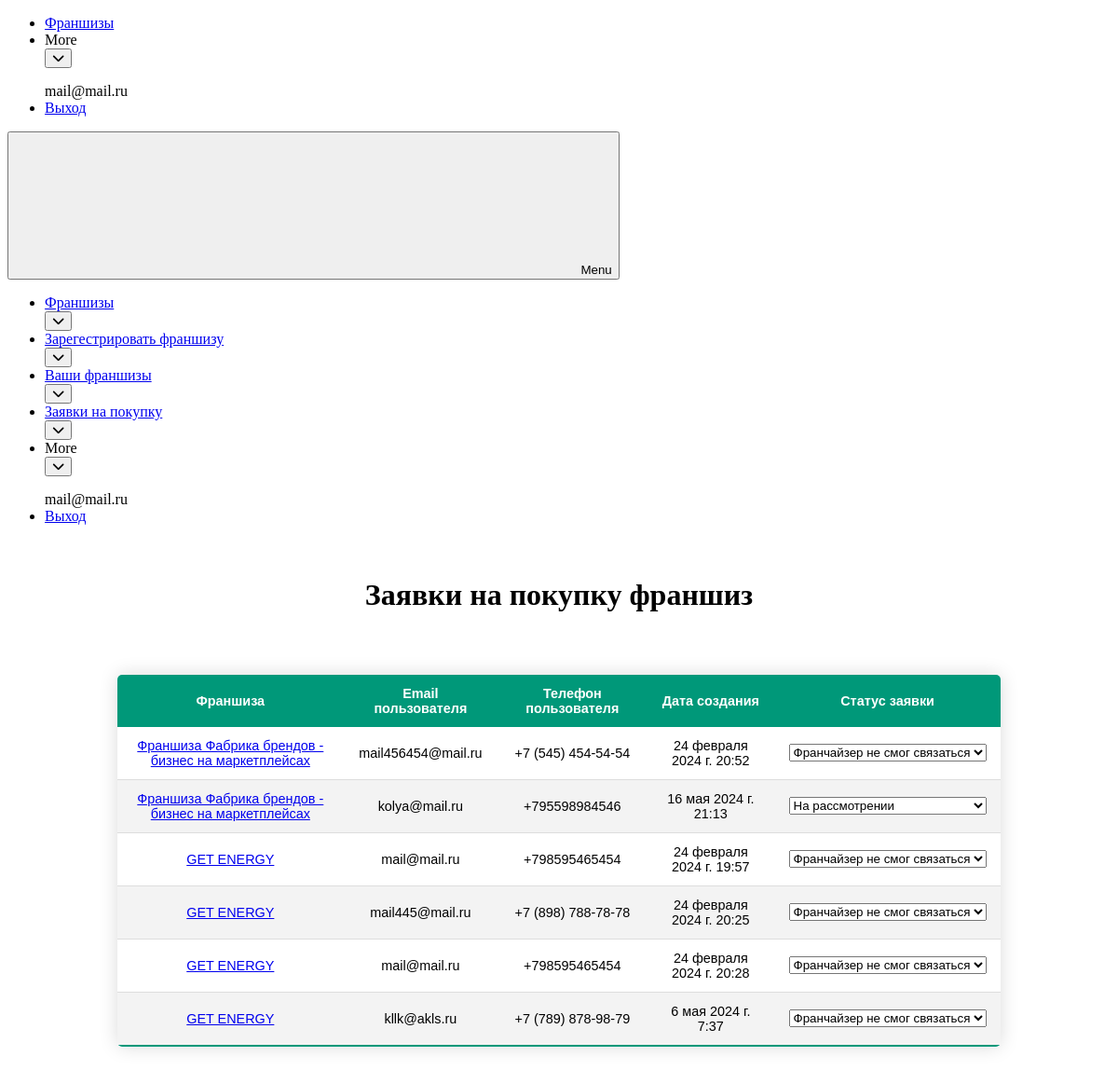
The app's page /user_buy_franchise_requests/ (signed in) with its own data.
### accounts/models.py (models this page shows, shortened)
class CustomUser(AbstractUser):
    surname = models.CharField(max_length=100, verbose_name="Фамилия")
    username = models.CharField(max_length=100, verbose_name="Имя")
    email = models.EmailField(verbose_name='Почтовый адрес', unique=True)
    phone_number = models.CharField(max_length=100, verbose_name="Номер телефона", unique=True)
    USERNAME_FIELD = 'email'
    REQUIRED_FIELDS = ['username']
    USER_TYPE_CHOICES = [
        ('owner', 'Франчайзер'),
        ('franchise', 'Франчизи'),
    ]
    user_type = models.CharField(max_length=10, choices=USER_TYPE_CHOICES, verbose_name="Тип пользователя", null=True,
                                 blank=True)

### personal_account/models.py (models this page shows, shortened)
class RequestsToBuy(models.Model):
    id = models.IntegerField(primary_key=True)
    user = models.ForeignKey(CustomUser, on_delete=models.CASCADE)
    franchise = models.ForeignKey(Franchise, on_delete=models.CASCADE)
    created_at = models.DateTimeField(auto_now_add=True)
    STATUS_TYPE_CHOICES = [
        ('under_consideration', 'На рассмотрении'),
        ('cansel', 'Отменена'),
        ('could_not_be_contacted', 'Франчайзер не смог связаться'),
        ('the_deal_is_done', 'Сделка заключена'),
    ]
    status = models.CharField(max_length=100, choices=STATUS_TYPE_CHOICES, verbose_name="Статус заявки", null=True,
                              blank=True)
    class Meta:
        db_table = 'requests_to_buy'

class Franchise(models.Model):
    franchise_id = models.AutoField(primary_key=True)
    advantages_over_competitors = models.TextField()
    business_launch_deadline = models.SmallIntegerField()
    company_description = models.TextField()
    costs_at_the_franchise_launch_stage = models.TextField()
    date_of_trademark_registration = models.TextField()
    example_of_profit_calculation = models.TextField()
    franchise_start_year = models.SmallIntegerField()
    inn_link = models.TextField()
    investments_from_and_to = models.TextField()
    juicy_description_of_the_franchise = models.TextField()
    juridical_information = models.TextField()
    link_to_the_franchise_website = models.TextField()
    most_important_choosing_factors = models.TextField()
    number_of_franchise_points = models.SmallIntegerField()
    number_of_own_points = models.SmallIntegerField()
    payback_period = models.SmallIntegerField()
    registered_trademark_number = models.IntegerField()
    required_number_of_employees = models.SmallIntegerField()
    royalties_monthly_deductions = models.TextField()
    short_description = models.TextField()
    title = models.TextField()
    training_and_support = models.TextField()
    what_is_included_in_the_lump_sum = models.TextField()
    year_of_company_opening = models.SmallIntegerField()
    category = models.ForeignKey(Category, on_delete=models.CASCADE)
    user = models.ForeignKey(CustomUser, on_delete=models.CASCADE)
    preview_photo = models.ImageField(upload_to="preview_photo/", null=True, blank=True)
    STATUS_PUBLISH = [
        ('need_a_check', 'Нужна проверка'),
        ('published', 'Опубликована'),
        ('filled_in_incorrectly', 'Заполнена неверно')
    ]
    allow_to_publish = models.CharField(max_length=100, choices=STATUS_PUBLISH, verbose_name="Статус заявки", null=True,
                              blank=True)
    sait_manager_comment = models.TextField(null=True, blank=True)
    average_check = models.IntegerField()
    royalties_monthly_coast = models.IntegerField()
    start_investments = models.IntegerField()
    lump_sum_payment = models.IntegerField()
    class Meta:
        db_table = 'franchises'

### personal_account/views.py (the view, shortened to what this page needs)
# urls.py: path('user_buy_franchise_requests/', user_buy_franchise_requests, name='user_buy_franchise_requests'),
@login_required
def user_buy_franchise_requests(request):
    list_visibility = False
    user_franchises = Franchise.objects.filter(user_id=request.user.id)
    requests_to_buy = []
    for franchise in user_franchises:
        franchise_requests = RequestsToBuy.objects.filter(franchise=franchise)
        for franchise_request in franchise_requests:
            request_info = {
                'request': franchise_request,
                'franchise': franchise_request.franchise,
                'user': franchise_request.user,
                'created_at': franchise_request.created_at,
                'status': franchise_request.status
            }
            requests_to_buy.append(request_info)
    if requests_to_buy:
        list_visibility = True
    return render(request, 'user_buy_franchise_requests.html',
                  {'requests_to_buy': requests_to_buy, 'list_visibility': list_visibility})

### personal_account/templates/user_buy_franchise_requests.html (shortened to what this page needs)
<!DOCTYPE html>
<html lang="en">
<head>
    {% load static %}
    <link data-cssvarsponyfill="true" class="Webpack-css" rel="stylesheet"
          href="https://franchisedirect-40-prod-ops.s3.amazonaws.com/resource/00000181-4e84-d821-a7fb-6eec5f430000/styleguide/All.min.64049740222a65de1afcca93fa9aeffc.gz.css">
</head>
<body>
<bsp-header class="Page-header" data-shrink-header="false"
            data-header-style="tall">
    <div class="Page-header-hamburger-menu">
        <div class="Page-header-hamburger-menu-wrapper">
            <div class="Page-header-hamburger-menu-content">
                <bsp-nav class="Navigation" data-allow-nav-overflow="true">
                    <ul class="Navigation-items">
                        <li class="Navigation-items-item">
                            <div class="NavigationItem">
                                <div class="NavigationItem-text"><a class="NavigationItem-text-link"
                                                                    href="{% url 'main_list' %}"
                                                                    data-cms-ai="0">
                                    <span class="NavigationItem-text-link-label">Франшизы</span>
                                </a>
                                </div>
                            </div>
                        </li>
                        <li class="Navigation-items-item" data-overflow-trigger>
                            <div class="NavigationItem" data-overflow-menu>
                                <div class="NavigationItem-text">
                                    <div class="NavigationItem-text-link">
                                        <span class="NavigationItem-text-link-label">More</span>
                                    </div>
                                    <div class="NavigationItem-more">
                                        <button aria-label="Open Sub Navigation">
                                            <i class="fa-solid fa-chevron-down"></i>
                                        </button>
                                    </div>
                                </div>
                            </div>
                        </li>
                    </ul>
                    <ul class="Navigation-items-auth" data-logged-in="false">
                        {% if user.is_authenticated %}
                            <div style=" padding-right: 20px; white-space: nowrap;">{{ user.username }}</div>
                            <li class="Navigation-items-item">
                                <div class="NavigationItem">
                                    <div class="NavigationItem-text"><a class="NavigationLink"
                                                                        href="{% url 'logout' %}"
                                                                        data-cms-ai="0">
                                        <span class="NavigationItem-text-link-label">Выход</span>
                                    </a></div>
                                </div>
                            </li>
                        {% endif %}
                    </ul>
                </bsp-nav>
            </div>
        </div>
    </div>
    <div class="Page-header-bar">
        <button class="Page-header-menu-trigger" aria-expanded="false">
            <svg class="burger-menu">
                <use xlink:href="#burger-menu"></use>
            </svg>
            <svg class="close-x">
                <use xlink:href="#close-x"></use>
            </svg>
            <span class="label">Menu</span>
        </button>
        <div class="Page-header-navigation">
            <bsp-nav class="Navigation" data-allow-nav-overflow="true">
                <ul class="Navigation-items">
                    <li class="Navigation-items-item">
                        <div class="NavigationItem">
                            <div class="NavigationItem-text"><a class="NavigationItem-text-link"
                                                                href="{% url 'main_list' %}"
                                                                data-cms-ai="0">
                                <span class="NavigationItem-text-link-label">Франшизы</span>
                            </a>
                                <div class="NavigationItem-more">
                                    <button aria-label="Open Sub Navigation">
                                        <i class="fa-solid fa-chevron-down"></i>
                                    </button>
                                </div>
                            </div>
                        </div>
                    </li>
                    {% if user.user_type ==  'owner' %}
                        <li class="Navigation-items-item">
                            <div class="NavigationItem">
                                <div class="NavigationItem-text"><a class="NavigationItem-text-link"
                                                                    href="{% url 'create_franchise' %}"
                                                                    data-cms-ai="0">
                                    <span class="NavigationItem-text-link-label">Зарегестрировать франшизу</span>
                                </a>
                                    <div class="NavigationItem-more">
                                        <button aria-label="Open Sub Navigation">
                                            <i class="fa-solid fa-chevron-down"></i>
                                        </button>
                                    </div>
                                </div>
                            </div>
                        </li>
                        <li class="Navigation-items-item">
                            <div class="NavigationItem">
                                <div class="NavigationItem-text"><a class="NavigationItem-text-link"
                                                                    href="{% url 'user_franchises' %}"
                                                                    data-cms-ai="0">
                                    <span class="NavigationItem-text-link-label">Ваши франшизы</span>
                                </a>
                                    <div class="NavigationItem-more">
                                        <button aria-label="Open Sub Navigation">
                                            <i class="fa-solid fa-chevron-down"></i>
                                        </button>
                                    </div>
                                </div>
                            </div>
                        </li>
                        <li class="Navigation-items-item">
                            <div class="NavigationItem">
                                <div class="NavigationItem-text"><a class="NavigationItem-text-link"
                                                                    href="{% url 'user_buy_franchise_requests' %}"
                                                                    data-cms-ai="0">
                                    <span class="NavigationItem-text-link-label">Заявки на покупку</span>
                                </a>
                                    <div class="NavigationItem-more">
                                        <button aria-label="Open Sub Navigation">
                                            <i class="fa-solid fa-chevron-down"></i>
                                        </button>
                                    </div>
                                </div>
                            </div>
                        </li>
                    {% endif %}
                    <li class="Navigation-items-item" data-overflow-trigger>
                        <div class="NavigationItem" data-overflow-menu>
                            <div class="NavigationItem-text">
                                <div class="NavigationItem-text-link">
                                    <span class="NavigationItem-text-link-label">More</span>
                                </div>
                                <div class="NavigationItem-more">
                                    <button aria-label="Open Sub Navigation">
                                        <i class="fa-solid fa-chevron-down"></i>
                                    </button>
                                </div>
                            </div>
                        </div>
                    </li>
                </ul>
                <ul class="Navigation-items-auth" data-logged-in="false">
                    {% if user.is_authenticated %}
                        <div style=" padding-right: 20px; white-space: nowrap;">{{ user.username }}</div>
                        <li class="Navigation-items-item">
                            <div class="NavigationItem">
                                <div class="NavigationItem-text"><a class="NavigationLink"
                                                                    href="{% url 'logout' %}"
                                                                    data-cms-ai="0">
                                    <span class="NavigationItem-text-link-label">Выход</span>
                                </a></div>
                            </div>
                        </li>
                    {% endif %}
                </ul>
            </bsp-nav>
        </div>
    </div>
</bsp-header>
{% if list_visibility %}
    <div class="table-container">
        <div style="padding: 20px">
            <h1>Заявки на покупку франшиз</h1>
        </div>
        <table class="styled-table">
            <thead>
            <tr>
                <th>Франшиза</th>
                <th>Email пользователя</th>
                <th>Телефон пользователя</th>
                <th>Дата создания</th>
                <th>Статус заявки</th>
            </tr>
            </thead>
            <tbody>
            {% for item in requests_to_buy %}
                <tr>
                    <td><a href="{% url 'edit_franchise' item.franchise.franchise_id %}">{{ item.franchise.title }}</a>
                    </td>
                    <td>{{ item.user.email }}</td>
                    <td>{{ item.user.phone_number }}</td>
                    <td>{{ item.created_at }}</td>
                    <td>
                        <form class="statusForm" method="post" action="{% url 'user_buy_franchise_requests' %}">
                            <select class="statusSelect" name="status">
                                {% for choice in item.request.STATUS_TYPE_CHOICES %}
                                    <option value="{{ choice.0 }}/{{ item.request.id }}"
                                            {% if item.status == choice.0 %} selected {% endif %}>
                                        {{ choice.1 }}
                                    </option>
                                {% endfor %}
                            </select>
                        </form>
                    </td>
                </tr>
            {% endfor %}
            </tbody>
        </table>
    </div>
{% else %}
    <h1>Заявок на покупку не поступало</h1>
{% endif %}
</body>
</html>

### records on screen
CustomUser: username "mail@mail.ru"
RequestsToBuy: franchise "Франшиза Фабрика брендов - бизнес на маркетплейсах", user.email "mail456454@mail.ru", user.phone_number "+7 (545) 454-54-54", created_at "24 февраля 2024 г. 20:52", status "Франчайзер не смог связаться"
RequestsToBuy: franchise "Франшиза Фабрика брендов - бизнес на маркетплейсах", user.email "kolya@mail.ru", user.phone_number "+795598984546", created_at "16 мая 2024 г. 21:13", status "На рассмотрении"
RequestsToBuy: franchise "GET ENERGY", user.email "mail@mail.ru", user.phone_number "+798595465454", created_at "24 февраля 2024 г. 19:57", status "Франчайзер не смог связаться"
RequestsToBuy: franchise "GET ENERGY", user.email "mail445@mail.ru", user.phone_number "+7 (898) 788-78-78", created_at "24 февраля 2024 г. 20:25", status "Франчайзер не смог связаться"
RequestsToBuy: franchise "GET ENERGY", user.email "mail@mail.ru", user.phone_number "+798595465454", created_at "24 февраля 2024 г. 20:28", status "Франчайзер не смог связаться"
RequestsToBuy: franchise "GET ENERGY", user.email "kllk@akls.ru", user.phone_number "+7 (789) 878-98-79", created_at "6 мая 2024 г. 7:37", status "Франчайзер не смог связаться"
